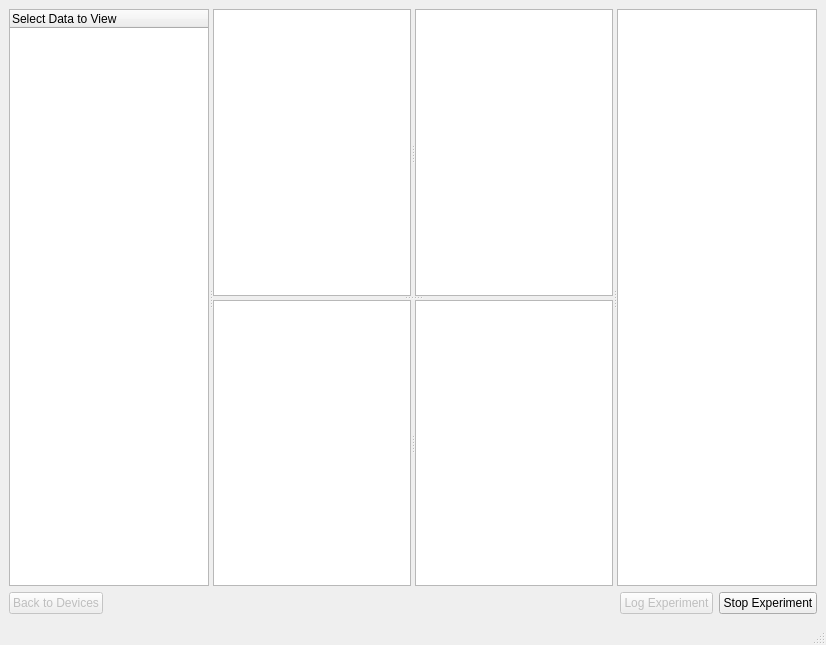
<?xml version="1.0" encoding="UTF-8"?>
<ui version="4.0">
 <class>MainWindow</class>
 <widget class="QMainWindow" name="MainWindow">
  <property name="windowModality">
   <enum>Qt::NonModal</enum>
  </property>
  <property name="geometry">
   <rect>
    <x>0</x>
    <y>0</y>
    <width>826</width>
    <height>645</height>
   </rect>
  </property>
  <property name="contextMenuPolicy">
   <enum>Qt::DefaultContextMenu</enum>
  </property>
  <property name="windowTitle">
   <string>DeathRay</string>
  </property>
  <widget class="QWidget" name="centralwidget">
   <layout class="QVBoxLayout" name="verticalLayout">
    <item>
     <widget class="QSplitter" name="splitter">
      <property name="orientation">
       <enum>Qt::Horizontal</enum>
      </property>
      <widget class="QTreeWidget" name="treeRun">
       <property name="sizePolicy">
        <sizepolicy hsizetype="Expanding" vsizetype="Expanding">
         <horstretch>0</horstretch>
         <verstretch>0</verstretch>
        </sizepolicy>
       </property>
       <property name="maximumSize">
        <size>
         <width>16777215</width>
         <height>16777215</height>
        </size>
       </property>
       <column>
        <property name="text">
         <string>Select Data to View</string>
        </property>
       </column>
      </widget>
      <widget class="QSplitter" name="splitter_3">
       <property name="orientation">
        <enum>Qt::Vertical</enum>
       </property>
       <widget class="QSplitter" name="splitter_12">
        <property name="orientation">
         <enum>Qt::Horizontal</enum>
        </property>
        <widget class="QwtPlot" name="qwtPlot_1"/>
        <widget class="QwtPlot" name="qwtPlot_3"/>
       </widget>
       <widget class="QSplitter" name="splitter_2">
        <property name="orientation">
         <enum>Qt::Horizontal</enum>
        </property>
        <widget class="QwtPlot" name="qwtPlot_2"/>
        <widget class="QwtPlot" name="qwtPlot_4"/>
       </widget>
      </widget>
      <widget class="QTableWidget" name="tableWidgetData"/>
     </widget>
    </item>
    <item>
     <layout class="QHBoxLayout" name="horizontalLayout">
      <item>
       <widget class="QPushButton" name="pushButtonBack">
        <property name="enabled">
         <bool>false</bool>
        </property>
        <property name="text">
         <string>Back to Devices</string>
        </property>
       </widget>
      </item>
      <item>
       <spacer name="horizontalSpacer">
        <property name="orientation">
         <enum>Qt::Horizontal</enum>
        </property>
        <property name="sizeHint" stdset="0">
         <size>
          <width>40</width>
          <height>20</height>
         </size>
        </property>
       </spacer>
      </item>
      <item>
       <widget class="QPushButton" name="pushButtonLog">
        <property name="enabled">
         <bool>false</bool>
        </property>
        <property name="text">
         <string>Log Experiment</string>
        </property>
       </widget>
      </item>
      <item>
       <widget class="QPushButton" name="pushButtonStopStart">
        <property name="text">
         <string>Stop Experiment</string>
        </property>
       </widget>
      </item>
     </layout>
    </item>
   </layout>
  </widget>
  <widget class="QStatusBar" name="statusbar"/>
  <action name="actionAbout">
   <property name="text">
    <string>About</string>
   </property>
  </action>
  <action name="actionPreferences">
   <property name="text">
    <string>Preferences</string>
   </property>
  </action>
  <action name="actionQuit">
   <property name="text">
    <string>Quit</string>
   </property>
  </action>
  <action name="actionNew_Experiment">
   <property name="enabled">
    <bool>false</bool>
   </property>
   <property name="text">
    <string>New Experiment</string>
   </property>
  </action>
  <action name="actionOpen">
   <property name="text">
    <string>Open file(s) for plotting...</string>
   </property>
  </action>
  <action name="actionSave_Plot">
   <property name="enabled">
    <bool>false</bool>
   </property>
   <property name="text">
    <string>Save Plot</string>
   </property>
  </action>
  <action name="actionSave_Experiment_Setup">
   <property name="enabled">
    <bool>false</bool>
   </property>
   <property name="text">
    <string>Save Experiment Setup</string>
   </property>
  </action>
  <action name="actionAbout_2">
   <property name="text">
    <string>About...</string>
   </property>
  </action>
  <action name="actionPreferences_2">
   <property name="text">
    <string>Preferences...</string>
   </property>
  </action>
  <action name="actionQuit_2">
   <property name="text">
    <string>Quit DeathRay</string>
   </property>
  </action>
  <action name="actionAsd">
   <property name="text">
    <string>asd</string>
   </property>
  </action>
  <action name="actionAbout_3">
   <property name="text">
    <string>About...</string>
   </property>
  </action>
  <action name="actionQuit_DeathRay">
   <property name="text">
    <string>Quit DeathRay</string>
   </property>
  </action>
  <action name="actionPreferences_3">
   <property name="text">
    <string>Quit DeathRay</string>
   </property>
  </action>
  <action name="actionAbout_DeathRay">
   <property name="enabled">
    <bool>false</bool>
   </property>
   <property name="text">
    <string>Placeholder</string>
   </property>
  </action>
  <action name="actionCopy_Plot">
   <property name="enabled">
    <bool>false</bool>
   </property>
   <property name="text">
    <string>Copy Plot</string>
   </property>
  </action>
  <action name="actionCopy">
   <property name="enabled">
    <bool>false</bool>
   </property>
   <property name="text">
    <string>Copy</string>
   </property>
  </action>
  <action name="actionPaste">
   <property name="enabled">
    <bool>false</bool>
   </property>
   <property name="text">
    <string>Paste</string>
   </property>
  </action>
  <action name="actionOne_Plot">
   <property name="text">
    <string>One Plot</string>
   </property>
  </action>
  <action name="actionTwo_Plots">
   <property name="text">
    <string>Two Plots</string>
   </property>
  </action>
  <action name="actionThree_Plots">
   <property name="text">
    <string>Three Plots</string>
   </property>
  </action>
  <action name="actionFour_Plots">
   <property name="text">
    <string>Four Plots</string>
   </property>
  </action>
 </widget>
 <customwidgets>
  <customwidget>
   <class>QwtPlot</class>
   <extends>QGraphicsView</extends>
   <header>qwt_plot.h</header>
  </customwidget>
 </customwidgets>
 <resources/>
 <connections/>
</ui>
